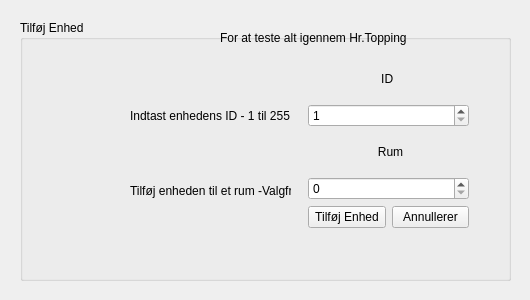
<?xml version="1.0" encoding="UTF-8"?>
<ui version="4.0">
 <class>AddUnit</class>
 <widget class="QWidget" name="AddUnit">
  <property name="geometry">
   <rect>
    <x>0</x>
    <y>0</y>
    <width>530</width>
    <height>300</height>
   </rect>
  </property>
  <property name="sizePolicy">
   <sizepolicy hsizetype="Fixed" vsizetype="Fixed">
    <horstretch>0</horstretch>
    <verstretch>0</verstretch>
   </sizepolicy>
  </property>
  <property name="minimumSize">
   <size>
    <width>530</width>
    <height>300</height>
   </size>
  </property>
  <property name="maximumSize">
   <size>
    <width>530</width>
    <height>300</height>
   </size>
  </property>
  <property name="windowTitle">
   <string>Form</string>
  </property>
  <widget class="QLabel" name="label">
   <property name="geometry">
    <rect>
     <x>30</x>
     <y>10</y>
     <width>121</width>
     <height>21</height>
    </rect>
   </property>
   <property name="text">
    <string/>
   </property>
  </widget>
  <widget class="QGroupBox" name="groupBox">
   <property name="geometry">
    <rect>
     <x>20</x>
     <y>20</y>
     <width>491</width>
     <height>261</height>
    </rect>
   </property>
   <property name="title">
    <string>Tilføj Enhed</string>
   </property>
   <widget class="QLabel" name="label_2">
    <property name="geometry">
     <rect>
      <x>110</x>
      <y>80</y>
      <width>161</width>
      <height>31</height>
     </rect>
    </property>
    <property name="text">
     <string>Indtast enhedens ID - 1 til 255</string>
    </property>
   </widget>
   <widget class="QLabel" name="label_5">
    <property name="geometry">
     <rect>
      <x>110</x>
      <y>150</y>
      <width>161</width>
      <height>41</height>
     </rect>
    </property>
    <property name="text">
     <string>Tilføj enheden til et rum -Valgfrit</string>
    </property>
   </widget>
   <widget class="QLabel" name="label_7">
    <property name="geometry">
     <rect>
      <x>200</x>
      <y>10</y>
      <width>311</width>
      <height>16</height>
     </rect>
    </property>
    <property name="text">
     <string>For at teste alt igennem Hr.Topping</string>
    </property>
   </widget>
   <widget class="QWidget" name="layoutWidget">
    <property name="geometry">
     <rect>
      <x>288</x>
      <y>40</y>
      <width>161</width>
      <height>168</height>
     </rect>
    </property>
    <layout class="QVBoxLayout" name="verticalLayout_4">
     <item>
      <widget class="QLabel" name="label_4">
       <property name="text">
        <string>                      ID </string>
       </property>
      </widget>
     </item>
     <item>
      <widget class="QSpinBox" name="spinBox">
       <property name="minimumSize">
        <size>
         <width>42</width>
         <height>0</height>
        </size>
       </property>
       <property name="minimum">
        <number>1</number>
       </property>
       <property name="maximum">
        <number>255</number>
       </property>
       <property name="displayIntegerBase">
        <number>10</number>
       </property>
      </widget>
     </item>
     <item>
      <widget class="QLabel" name="label_3">
       <property name="text">
        <string>                     Rum</string>
       </property>
      </widget>
     </item>
     <item>
      <widget class="QSpinBox" name="spinBox_2">
       <property name="maximum">
        <number>999999999</number>
       </property>
      </widget>
     </item>
     <item>
      <layout class="QHBoxLayout" name="horizontalLayout_2">
       <item>
        <widget class="QPushButton" name="AddUnit_2">
         <property name="text">
          <string>Tilføj Enhed</string>
         </property>
        </widget>
       </item>
       <item>
        <widget class="QPushButton" name="Cancel">
         <property name="text">
          <string>Annullerer</string>
         </property>
        </widget>
       </item>
      </layout>
     </item>
    </layout>
   </widget>
   <zorder>layoutWidget</zorder>
   <zorder>label_2</zorder>
   <zorder>label_5</zorder>
   <zorder>label_7</zorder>
  </widget>
  <zorder>groupBox</zorder>
  <zorder>label</zorder>
 </widget>
 <resources/>
 <connections/>
</ui>
